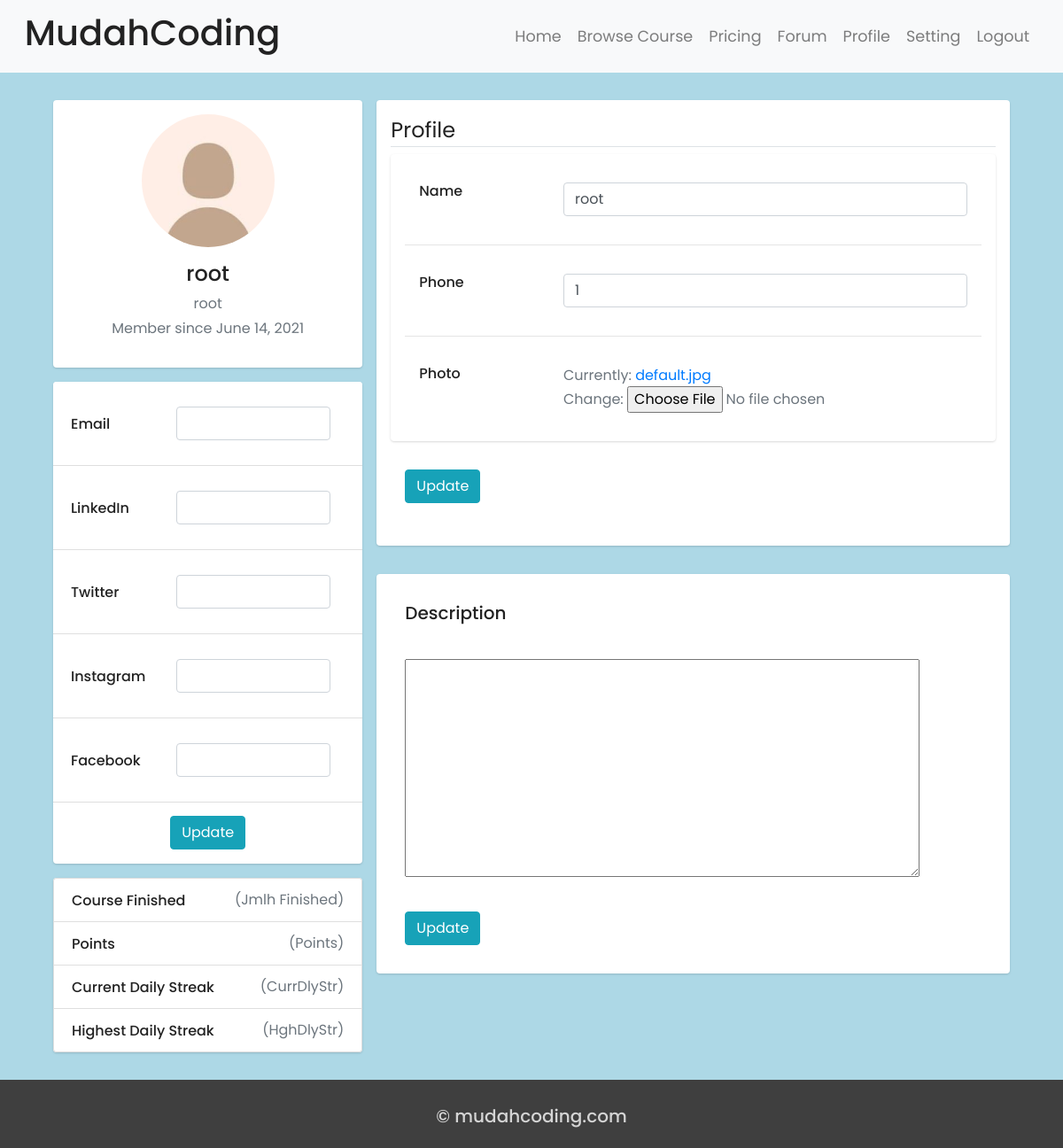
/users/profile/edit (signed in), run on an earlier commit of the app's database.
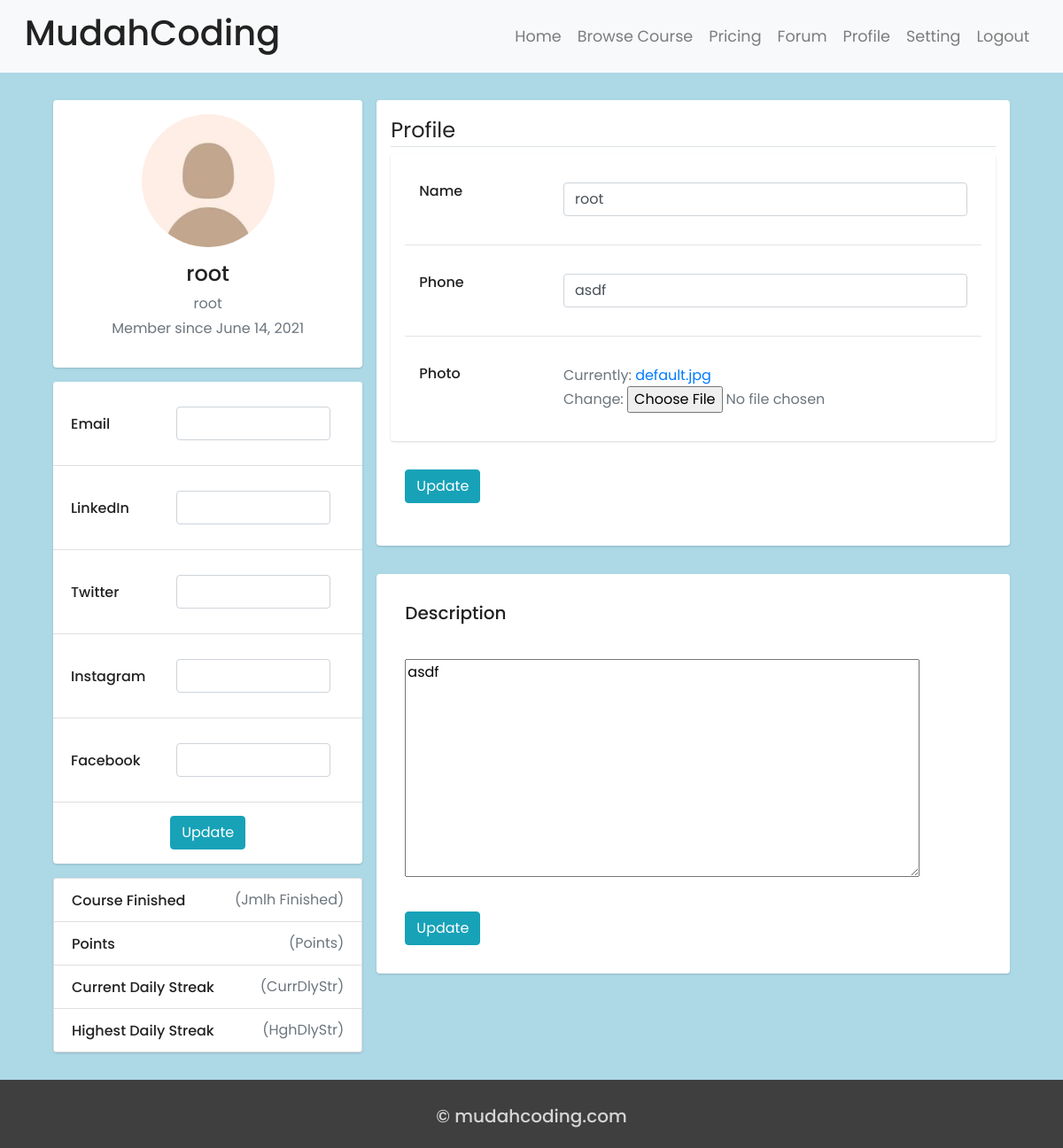
And on a later commit of the database.
### users/models.py (models this page shows, shortened)
class Profile(models.Model):
    user            = models.OneToOneField(User, on_delete=models.CASCADE)
    name            = models.CharField(max_length=255,blank=True)
    handphone       = models.CharField(max_length=15,null=True,blank=True)
    description     = models.TextField(null=True,blank=True)
    image           = models.ImageField(default='default.jpg', upload_to='profile_pics')
    time_created    = models.DateTimeField(auto_now_add=True)
    email           = models.EmailField(null=True,blank=True)
    linkedin        = models.CharField(max_length=255,null=True,blank=True)
    twitter         = models.CharField(max_length=255,null=True,blank=True)
    instagram       = models.CharField(max_length=255,null=True,blank=True)
    facebook        = models.CharField(max_length=255,null=True,blank=True)
    date_premium    = models.DateField(auto_now_add=True, null=True)

### users/views.py (the view)
# urls.py: path('profile/edit', views.Edit_Profile, name='profile'),
@login_required
def Edit_Profile(request):
	if request.method == 'POST':
		p_form = ProfileForm(request.POST, request.FILES, instance=request.user.profile)
		if p_form.is_valid():
			p_form.save()
			messages.success(request, f'Akun kamu berhasil diupdate')
			return redirect('profile')
	else:
		p_form = ProfileForm(instance=request.user.profile)
	context = {
		'p_form': p_form,
	}
	return render(request, 'users/profile.html', context)

### users/templates/users/profile.html (shortened to what the changed rows need)
{% extends "base.html" %}
{% load crispy_forms_tags %}
{% load static %}
{% block css_costum %}
  <link rel="stylesheet" type="text/css" href={% static "users/css/profile.css" %}>
{% endblock css_costum %}
{% block content %}
<div class="container">
  <div class="main-body bg-light-blue">
    <div class="row gutters-sm">
      <div class="col-md-4">
        <form method="POST" enctype="multipart/form-data">
          <div class="card mt-3">
            <ul class="list-group list-group-flush">
              <li class="list-group-item d-flex justify-content-between align-items-center flex-wrap">
                <div class="col-sm-8 text-secondary">{{ p_form.email }}</div>
              </li>
              <li class="list-group-item d-flex justify-content-between align-items-center flex-wrap">
                <div class="col-sm-8 text-secondary">{{ p_form.linkedin }}</div>
              </li>
              <li class="list-group-item d-flex justify-content-between align-items-center flex-wrap">
                <div class="col-sm-8 text-secondary">{{ p_form.twitter }}</div>
              </li>
              <li class="list-group-item d-flex justify-content-between align-items-center flex-wrap">
                <div class="col-sm-8 text-secondary">{{ p_form.instagram }}</div>
              </li>
              <li class="list-group-item d-flex justify-content-between align-items-center flex-wrap">
                <div class="col-sm-8 text-secondary">{{ p_form.facebook }}</div>
              </li>
            </ul>
          </div>
      </div>
      <div class="col-md-8">
        <div class="card mb-3">
          <div class="card-body">
                <fieldset class="form-group">
                        <div class="card mb-3">
                          <div class="card-body">
                            <div class="row mx-auto">
                              <div class="col-sm-9 text-secondary">
                                {{ p_form.name }}
                              </div>
                            </div>
                            <div class="row mx-auto">
                              <div class="col-sm-9 text-secondary">
                                {{ p_form.handphone }}
                              </div>
                            </div>
                            <div class="row mx-auto">
                              <div class="col-sm-9 text-secondary">
                                {{ p_form.image }}
                              </div>
                            </div>
                         </div>
                       </div>
                </fieldset>
          </div>
        </div>
          <div class="row gutters-sm">
            <div class="col-sm-12 mb-3">
              <div class="card h-100">
                <div class="card-body">
                  <div class="col-sm-12 text-secondary">
                    {{ p_form.description }}
                  </div>
                </div>
              </div>
            </div>
          </div>
      </div>
      </div>
    </div>
  </div>
</div>
{% endblock content %}

What changed in the data, as far as the page shows it:
changed Profile "root": handphone "1" → "asdf"; description (not shown) → "asdf"
